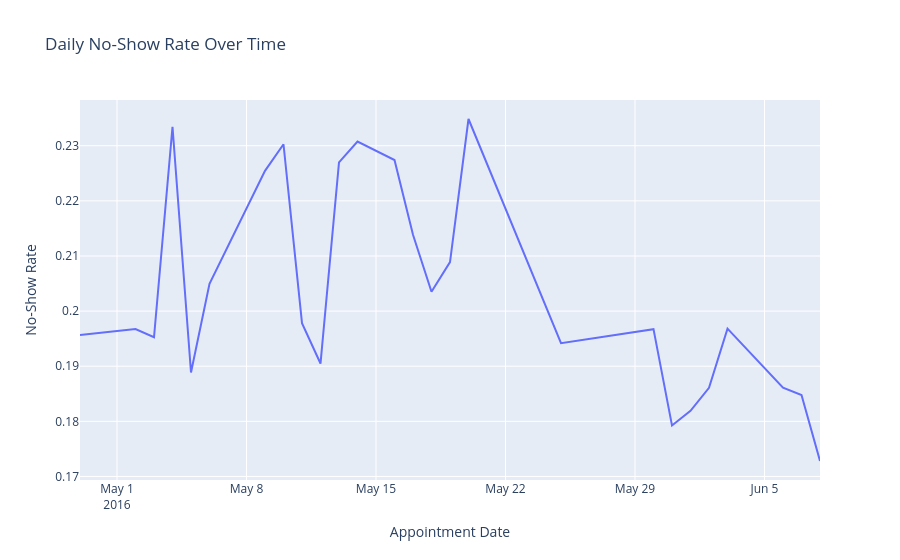

This figure's notebook cell:
### Markdown cell above
### Research Question 5 ( Which appointment days recorded the highest patient no-show rates?  )

### Code cell
# Ensure 'No-show' is treated as string and map to binary values
df['No-show'] = df['No-show'].astype(str)
df['NoShowBinary'] = df['No-show'].map({'Yes': 1, 'No': 0})

# Group by appointment date and calculate the average no-show rate
daily_noshow_rate = df.groupby('AppointmentDay', as_index=False)['NoShowBinary'].mean()

# Plot the line chart
fig = px.line(
    daily_noshow_rate,
    x='AppointmentDay',
    y='NoShowBinary',
    title='Daily No-Show Rate Over Time',
    labels={'AppointmentDay': 'Appointment Date', 'NoShowBinary': 'No-Show Rate'}
)

# Show the chart
fig.show()

### Figure 1 — Plotly figure (JSON) as saved in the notebook; plotly's stock layout.template omitted (floating-point values rounded to 4 significant figures)
{"data": [{"hovertemplate": "Appointment Date=%{x}<br>No-Show Rate=%{y}<extra></extra>", "legendgroup": "", "line": {"color": "#636efa", "dash": "solid"}, "marker": {"symbol": "circle"}, "mode": "lines", "name": "", "orientation": "v", "showlegend": false, "type": "scatter", "x": ["2016-04-29", "2016-05-02", "2016-05-03", "2016-05-04", "2016-05-05", "2016-05-06", "2016-05-09", "2016-05-10", "2016-05-11", "2016-05-12", "2016-05-13", "2016-05-14", "2016-05-16", "2016-05-17", "2016-05-18", "2016-05-19", "2016-05-20", "2016-05-24", "2016-05-25", "2016-05-30", "2016-05-31", "2016-06-01", "2016-06-02", "2016-06-03", "2016-06-06", "2016-06-07", "2016-06-08"], "xaxis": "x", "y": [0.1957, 0.1968, 0.1953, 0.2334, 0.1889, 0.2049, 0.2254, 0.2303, 0.1978, 0.1905, 0.227, 0.2308, 0.2274, 0.2139, 0.2035, 0.2089, 0.2348, 0.2023, 0.1942, 0.1967, 0.1792, 0.1819, 0.1861, 0.1968, 0.1861, 0.1848, 0.1728], "yaxis": "y"}], "layout": {"legend": {"tracegroupgap": 0}, "title": {"text": "Daily No-Show Rate Over Time"}, "xaxis": {"anchor": "y", "domain": [0, 1], "title": {"text": "Appointment Date"}}, "yaxis": {"anchor": "x", "domain": [0, 1], "title": {"text": "No-Show Rate"}}}}
